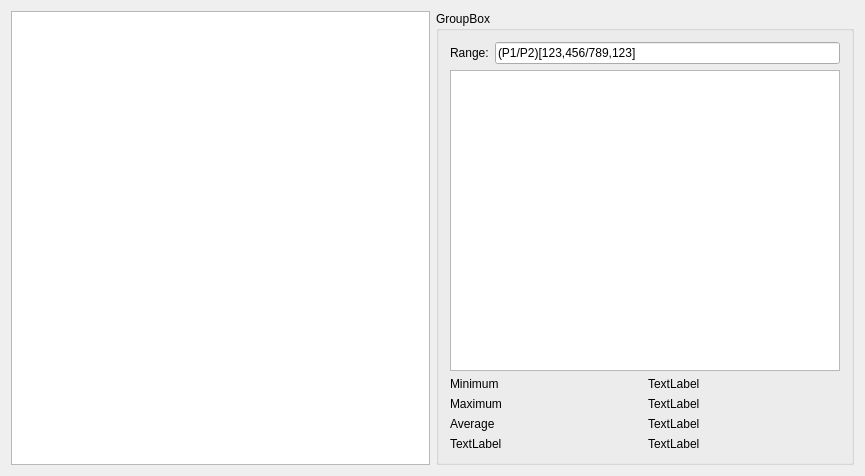
<?xml version="1.0" encoding="UTF-8"?>
<ui version="4.0">
 <class>MatrixDataTab</class>
 <widget class="QWidget" name="MatrixDataTab">
  <property name="geometry">
   <rect>
    <x>0</x>
    <y>0</y>
    <width>865</width>
    <height>476</height>
   </rect>
  </property>
  <property name="windowTitle">
   <string>MatrixDataTab</string>
  </property>
  <layout class="QHBoxLayout" name="horizontalLayout">
   <item>
    <widget class="QTreeView" name="treeView"/>
   </item>
   <item>
    <widget class="QGroupBox" name="groupBox">
     <property name="title">
      <string>GroupBox</string>
     </property>
     <layout class="QVBoxLayout" name="verticalLayout">
      <item>
       <layout class="QHBoxLayout" name="horizontalLayout_2">
        <item>
         <widget class="QLabel" name="label">
          <property name="text">
           <string>Range:</string>
          </property>
         </widget>
        </item>
        <item>
         <widget class="QLineEdit" name="lineEdit">
          <property name="text">
           <string>(P1/P2)[123,456/789,123]</string>
          </property>
         </widget>
        </item>
       </layout>
      </item>
      <item>
       <widget class="QTreeView" name="treePropertyView"/>
      </item>
      <item>
       <layout class="QHBoxLayout" name="horizontalLayout_3">
        <item>
         <widget class="QLabel" name="labelMinimum">
          <property name="text">
           <string>Minimum</string>
          </property>
         </widget>
        </item>
        <item>
         <widget class="QLabel" name="labelMinValue">
          <property name="text">
           <string>TextLabel</string>
          </property>
         </widget>
        </item>
       </layout>
      </item>
      <item>
       <layout class="QHBoxLayout" name="horizontalLayout_6">
        <item>
         <widget class="QLabel" name="labelMaximum">
          <property name="text">
           <string>Maximum</string>
          </property>
         </widget>
        </item>
        <item>
         <widget class="QLabel" name="labelMaxValue">
          <property name="text">
           <string>TextLabel</string>
          </property>
         </widget>
        </item>
       </layout>
      </item>
      <item>
       <layout class="QHBoxLayout" name="horizontalLayout_5">
        <item>
         <widget class="QLabel" name="labelAverage">
          <property name="text">
           <string>Average</string>
          </property>
         </widget>
        </item>
        <item>
         <widget class="QLabel" name="labelAvgValue">
          <property name="text">
           <string>TextLabel</string>
          </property>
         </widget>
        </item>
       </layout>
      </item>
      <item>
       <layout class="QHBoxLayout" name="horizontalLayout_4">
        <item>
         <widget class="QLabel" name="label_5">
          <property name="text">
           <string>TextLabel</string>
          </property>
         </widget>
        </item>
        <item>
         <widget class="QLabel" name="label_4">
          <property name="text">
           <string>TextLabel</string>
          </property>
         </widget>
        </item>
       </layout>
      </item>
     </layout>
    </widget>
   </item>
  </layout>
 </widget>
 <layoutdefault spacing="6" margin="11"/>
 <resources/>
 <connections/>
</ui>
